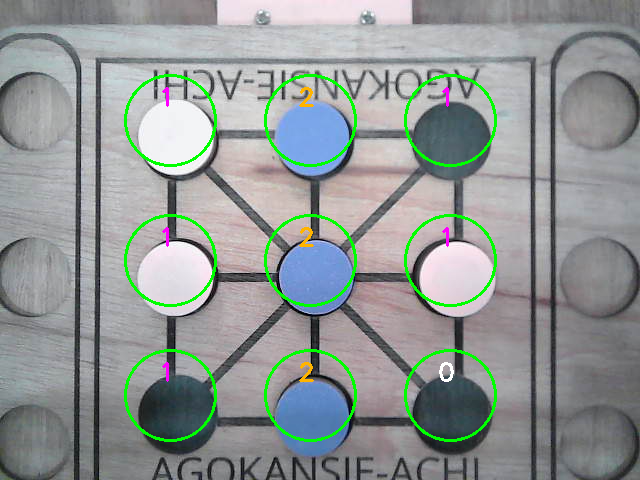
#> input picture backend/games/achi/debug_board.png, 640 x 480 px, given in place of the camera
$ python vision.py
#> lines starting #> are read from the running program, lines starting #| are printed output that depends on the picture; after the words box and inside, x2 and y2 are one past the last pixel; in counts of white or black regions, pixels touching at a corner belong together
import cv2
import json
import numpy as np
from pathlib import Path


EMPTY = 0

RED = 1
WHITE = 2

RED_KING = 11
WHITE_KING = 22


class DameVision:

    def __init__(self):

        self.debug_enabled = False

        # Radius around each board square
        self.cell_radius = 20

        # Load calibration
        self.calibration = self.load_calibration()

        # =====================================================
        # COLOR RANGES (Same as Achi)
        # =====================================================
        # Peach Fuzz (Human = WHITE)
        # self.peach_lower = np.array([0, 0, 168])
        # self.peach_upper = np.array([179, 36, 255])

        # self.violet_lower = np.array([0, 90, 141])
        # self.violet_upper = np.array([179, 255, 255])

        # Interstellar Violet (Robot = RED)
        self.violet_lower = np.array([0, 0, 168])
        self.violet_upper = np.array([179, 36, 255])

        # Peach Fuzz (Human = WHITE)
        self.peach_lower = np.array([0, 90, 141])
        self.peach_upper = np.array([179, 255, 255])

    # =====================================================
    # CALIBRATION
    # =====================================================

    def load_calibration(self):

        path = Path("games/dame/calibration.json")

        if not path.exists():

            cells = {}

            start_x = 330
            start_y = 30
            spacing = 90

            index = 0

            for row in range(8):
                for col in range(8):

                    cells[str(index)] = [
                        start_x + col * spacing,
                        start_y + row * spacing
                    ]

                    index += 1

            # print(cells)


            return {
                "cells": cells
            }

        with open(path, "r") as f:
#> (reads backend/games/achi/calibration.json from the repository)
            return json.load(f)

    # [72 lines of commented-out code are left out]
    def scan_board(self, frame):

        board = []

        index = 0

        for row in range(8):

            for col in range(8):

                x, y = self.calibration["cells"][str(index)]

                # Only playable squares
                if (row + col) % 2 == 0:

                    state = self.detect_cell(
                        frame,
                        x,
                        y
                    )

                    # Convert vision values to engine values
                    if state == RED:
                        board.append(1)

                    elif state == WHITE:
                        board.append(3)

                    else:
                        board.append(0)

                index += 1

        if self.debug_enabled:
            self.save_debug(frame, board)

        return board

    def detect_board(self, frame):
        return self.scan_board(frame)

    # =====================================================
    # CELL DETECTION
    # =====================================================

    def detect_cell(self, frame, x, y):

        r = self.cell_radius

        h, w = frame.shape[:2]

        x1 = max(0, x - r)
        y1 = max(0, y - r)

        x2 = min(w, x + r)
        y2 = min(h, y + r)

        roi = frame[y1:y2, x1:x2]

        if roi.size == 0:
            return EMPTY

        return self.classify_piece(roi)

    # =====================================================
    # PIECE CLASSIFICATION
    # =====================================================

    def classify_piece(self, roi):

        hsv = cv2.cvtColor(
            roi,
            cv2.COLOR_BGR2HSV
        )

        # --------------------------------------
        # Circular mask
        # --------------------------------------

        mask = np.zeros(
            hsv.shape[:2],
            dtype=np.uint8
        )

        center = (
            mask.shape[1] // 2,
            mask.shape[0] // 2
        )

        radius = min(mask.shape) // 3

        cv2.circle(
            mask,
            center,
            radius,
            255,
            -1
        )

        # --------------------------------------
        # Peach Detection
        # --------------------------------------

        peach = cv2.inRange(
            hsv,
            self.peach_lower,
            self.peach_upper
        )

        peach = cv2.bitwise_and(
            peach,
            mask
        )

        # --------------------------------------
        # Violet Detection
        # --------------------------------------

        violet = cv2.inRange(
            hsv,
            self.violet_lower,
            self.violet_upper
        )

        violet = cv2.bitwise_and(
            violet,
            mask
        )

        kernel = np.ones(
            (3, 3),
            np.uint8
        )

        peach = cv2.morphologyEx(
            peach,
            cv2.MORPH_OPEN,
            kernel
        )

        violet = cv2.morphologyEx(
            violet,
            cv2.MORPH_OPEN,
            kernel
        )

        area = cv2.countNonZero(mask)

        peach_ratio = (
            cv2.countNonZero(peach) / area
        )

        violet_ratio = (
            cv2.countNonZero(violet) / area
        )

        # WHITE = HUMAN
        if peach_ratio > 0.12:
            return WHITE

        # RED = ROBOT
        if violet_ratio > 0.12:
            return RED

        return EMPTY

    # =====================================================
    # DEBUG IMAGE
    # =====================================================

    # [104 lines left out: functions save_debug, annotate_frame, not called in this run]

    # =====================================================
    # LIVE CAMERA TEST
    # =====================================================

    def test_camera(self):

        self.cap = cv2.VideoCapture(0)

        self.cap.set(cv2.CAP_PROP_FRAME_WIDTH, 1280)
        self.cap.set(cv2.CAP_PROP_FRAME_HEIGHT, 720)

        while True:

            ret, frame = self.cap.read()
#> frame is the input picture: shape (480, 640, 3); mean B, G, R 149.3, 150.6, 144.5

            if not ret:
                break

            board = self.scan_board(frame)
#> the loop in scan_board, `for row in range(8): ` made 2 passes
#> pass 1, in detect_cell, `roi = frame[y1:y2, x1:x2]`:
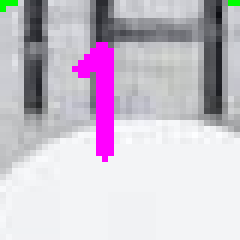
#> roi: shape (40, 40, 3) (shown 6 times larger); mean B, G, R 206.3, 193.4, 202.5
#> pass 1, in classify_piece, `peach = cv2.inRange( hsv, self.peach_lower, self.peach_upper )`:
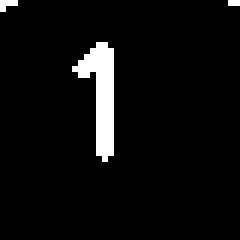
#> peach: shape (40, 40) (shown 6 times larger); 4.7% white; 3 white regions (2 under 20 px), largest, box (x1, y1, x2, y2) and area: (12, 7, 19, 27) 69
#> pass 1, in classify_piece, `peach = cv2.bitwise_and( peach, mask )`:
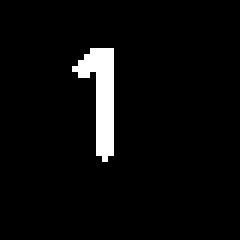
#> peach: shape (40, 40) (shown 6 times larger); 4.2% white; 1 white region, box (x1, y1, x2, y2) and area: (12, 8, 19, 27) 67
#> after the loop in scan_board, `for row in range(8):`: board = [1, 1, 3, 0]; index = 9

            annotated = self.annotate_frame(
                frame,
                board
            )

            cv2.imshow(
                "Dame Vision",
                annotated
            )

            print(board)

            key = cv2.waitKey(1)

            if key == 27:
                break

        self.cap.release()
        cv2.destroyAllWindows()


if __name__ == "__main__":

    vision = DameVision()
#> (the run stopped early here; a loop or call above may not have finished)
